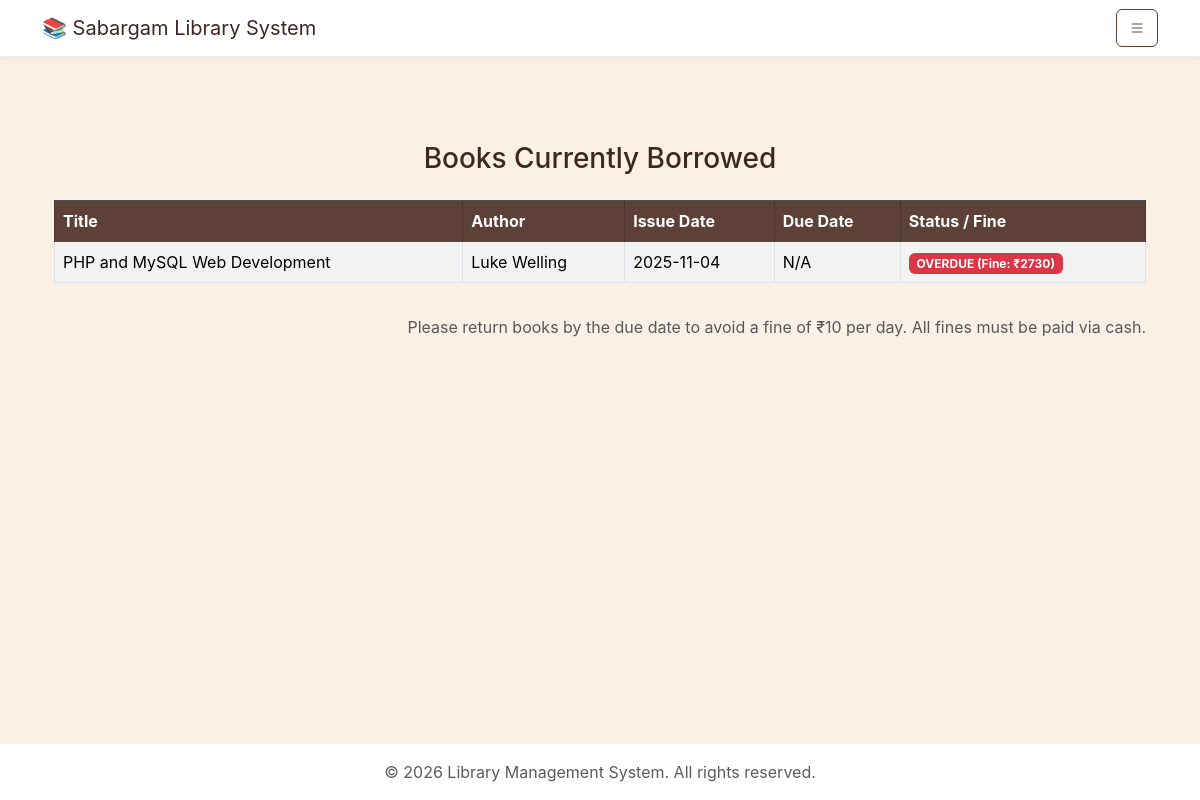
The page /my-books.php (signed in) on the database its author committed.
### tables this page shows
CREATE TABLE `issued_books` (
  `id` int(11) NOT NULL,
  `book_id` int(11) NOT NULL,
  `student_id` int(11) NOT NULL,
  `issue_date` date NOT NULL,
  `due_date` date NOT NULL,
  `return_date` date DEFAULT NULL,
  `status` enum('Issued','Returned') DEFAULT 'Issued'
);

CREATE TABLE `books` (
  `id` int(11) NOT NULL,
  `title` varchar(255) NOT NULL,
  `author` varchar(100) NOT NULL,
  `isbn` varchar(30) NOT NULL,
  `category` varchar(100) DEFAULT NULL,
  `copies` int(11) DEFAULT 1 CHECK (`copies` >= 0),
  `added_on` timestamp NOT NULL DEFAULT current_timestamp()
);

### public/my-books.php (the view, shortened to what this page needs)
<?php
require_once "../includes/db_connect.php";
function calculateFine($issue_date, $return_date = null) {
    $due_period_days = 15;
    $fine_per_day = 10;
    $calc_return_date = $return_date ?: date('Y-m-d');
    $issue = new DateTime($issue_date);
    $return = new DateTime($calc_return_date);
    $interval = $issue->diff($return);
    $days_held = $interval->days;
    $overdue_days = max(0, $days_held - $due_period_days);
    return $overdue_days * $fine_per_day;
}
require_once('../includes/header.php');
$student_id = $_SESSION['student_id'];
$limit = 5;
$page = isset($_GET['page']) && is_numeric($_GET['page']) ? (int)$_GET['page'] : 1;
$offset = ($page - 1) * $limit;
$stmt = $conn->prepare("
    SELECT b.title, b.author, ib.issue_date, ib.return_date, ib.due_date
    FROM issued_books ib
    JOIN books b ON ib.book_id = b.id
    WHERE ib.student_id = ? AND ib.return_date IS NULL
    ORDER BY ib.issue_date DESC
    LIMIT ? OFFSET ?
");
$stmt->bind_param("iii", $student_id, $limit, $offset);
$stmt->execute();
$result = $stmt->get_result();
?>
<div class="container mt-5">
    <h3 class="text-center mb-4">Books Currently Borrowed</h3> <?php if ($result && $result->num_rows > 0): ?>
        <div class="table-responsive">
            <table class="table table-bordered table-striped">
                <thead class="table-dark">
                    <tr>
                        <th>Title</th>
                        <th>Author</th>
                        <th>Issue Date</th>
                        <th>Due Date</th>
                        <th>Status / Fine</th>
                    </tr>
                </thead>
                <tbody>
                    <?php while ($row = $result->fetch_assoc()):
                        $fine = calculateFine($row['issue_date']);
                        $is_overdue = $fine > 0;
                    ?>
                        <tr>
                            <td><?= htmlspecialchars($row['title'] ?? 'N/A') ?></td>
                            <td><?= htmlspecialchars($row['author'] ?? 'N/A') ?></td>
                            <td><?= htmlspecialchars($row['issue_date'] ?? 'N/A') ?></td>
                            <td>
                                <?php if ($row['due_date'] == '0000-00-00' || empty($row['due_date'])): ?>
                                    N/A
                                <?php else: ?>
                                    <?= htmlspecialchars($row['due_date']) ?>
                                <?php endif; ?>
                            </td>
                            <td>
                                <?php if ($is_overdue): ?>
                                    <span class="badge bg-danger">OVERDUE (Fine: ₹<?= $fine ?>)</span>
                                <?php else: ?>
                                    <span class="badge bg-warning text-dark">Currently Borrowed</span>
                                <?php endif; ?>
                            </td>
                        </tr>
                    <?php endwhile; ?>
                </tbody>
            </table>
        </div>
        <p class="text-end text-muted mt-3">Please return books by the due date to avoid a fine of ₹10 per day. All fines must be paid via cash.</p>
    <?php else: ?>
        <div class="alert alert-info text-center">You currently have no books borrowed.</div>
    <?php endif; ?>
    </div>
<?php
include_once("../includes/footer.php");
?>

### assets/css/style.css (style rules this page uses)
:root { --bg-color: #FAF0E6; --text-color: #3E2723; --card-bg: #ffffff; --card-border: #e9e5e3; --navbar-bg: #ffffff; --navbar-border: #f0f0f0; --navbar-text: #3E2723; --primary-color: #5D4037; --primary-hover: #4E342E; --form-bg: #ffffff; --form-border: #ced4da; --offcanvas-bg: #ffffff; --offcanvas-border: #dee2e6; --hover-bg: #f5efe9; }
body { font-family: 'Inter', sans-serif; background-color: var(--bg-color); color: var(--text-color); padding-top: 70px; transition: background-color 0.2s, color 0.2s; }
.card, table { background-color: var(--card-bg); border: 1px solid var(--card-border); color: var(--text-color); }
thead.table-dark th { background-color: var(--primary-color); border-color: var(--primary-hover) !important; color: #ffffff; }
body { display: flex; flex-direction: column; min-height: 100vh; }

### rows shown on the page
issued_books: book.title "PHP and MySQL Web Development", book.author "Luke Welling", issue_date "2025-11-04", due_date "N/A", issue_date "2730"
